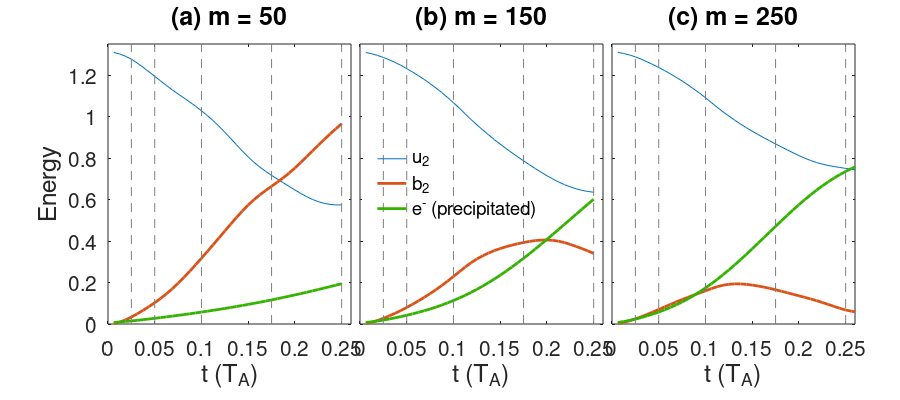
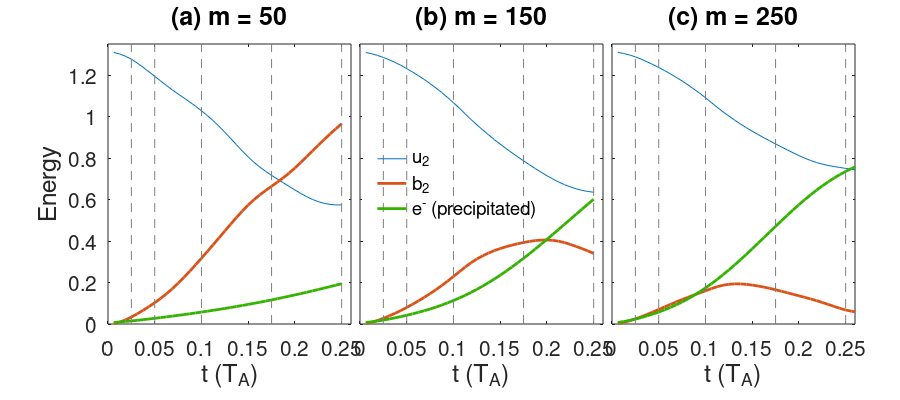
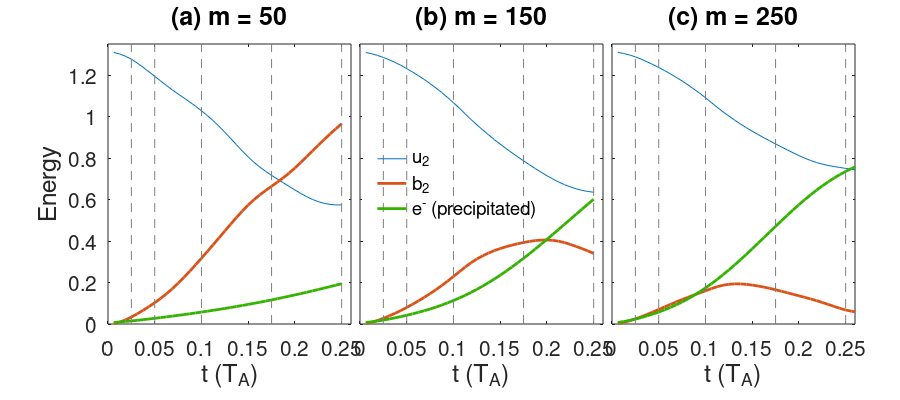

These charts were generated, in order, by the following MATLAB code:

clear all

load('Fig9_data', 't050', 'Tu2050', 't050', 'Tb2050', 'Te2050', ...
                  't150', 'Tu2150', 't150', 'Tb2150', 'Te2150', ...
                  't250', 'Tu2250', 't250', 'Tb2250', 'Te2250');

              
xx = [ 0.025, 0.05, 0.1, 0.175, 0.25];




figure(2)

set(gcf,'PaperPosition',[0.1, 0.1, 9, 4])
colormap(jet)


subplot(131)
plot(t050, Tu2050, t050, Tb2050, 'linewidth', 2)
hold on
plot(t050, Te2050, 'color', [0.2,0.7,0],'linewidth', 2)
for ii=1:5
   plot([xx(ii), xx(ii)], [0, 1.35],'linestyle', '--', 'color', [0.5,0.5,0.5]); 
end
hold off
set(gca, 'xlim', [0,0.26], 'ylim', [0,1.35], 'fontsize', 15);
title('(a) m = 50', 'fontsize', 18);
ylabel('Energy', 'fontsize', 18);
xlabel('t (T_A)', 'fontsize', 18);
set(gca, 'position', [0.12,0.19,0.27, 0.7]); 


subplot(132)
plot(t150, Tu2150, t150, Tb2150, 'linewidth', 2); 
hold on
plot(t150, Te2150, 'color', [0.2,0.7,0],'linewidth', 2)
for ii=1:5
   plot([xx(ii), xx(ii)], [0, 1.35],'linestyle', '--', 'color', [0.5,0.5,0.5]); 
end
hold off
set(gca, 'xlim', [0,0.26], 'ylim', [0,1.35],'yticklabel','', 'fontsize', 15);
title('(b) m = 150', 'fontsize', 18); 
xlabel('t (T_A)', 'fontsize', 18);
set(gca, 'position', [0.40,0.19,0.27, 0.7]);
h = legend('u_2', 'b_2', 'e^- (precipitated)');
set(h, 'location', 'west', 'box','off'); 

              
subplot(133)
plot(t250, Tu2250, t250, Tb2250, 'linewidth', 2); 
hold on
plot(t250, Te2250, 'color', [0.2,0.7,0],'linewidth', 2)
for ii=1:5
   plot([xx(ii), xx(ii)], [0, 1.35],'linestyle', '--', 'color', [0.5,0.5,0.5]); 
end
hold off
set(gca,'xlim', [0,0.26], 'ylim', [0,1.35]);
set(gca,'yticklabel',''); 
set(gca,'fontsize', 15);
title('(c) m = 250', 'fontsize', 18); 
xlabel('t (T_A)', 'fontsize', 18);
set(gca, 'position', [0.68,0.19,0.27, 0.7]);


saveas(gcf, 'Fig9', 'epsc');
saveas(gcf, 'Fig9', 'pdf');
saveas(gcf, 'Fig9', 'png');




